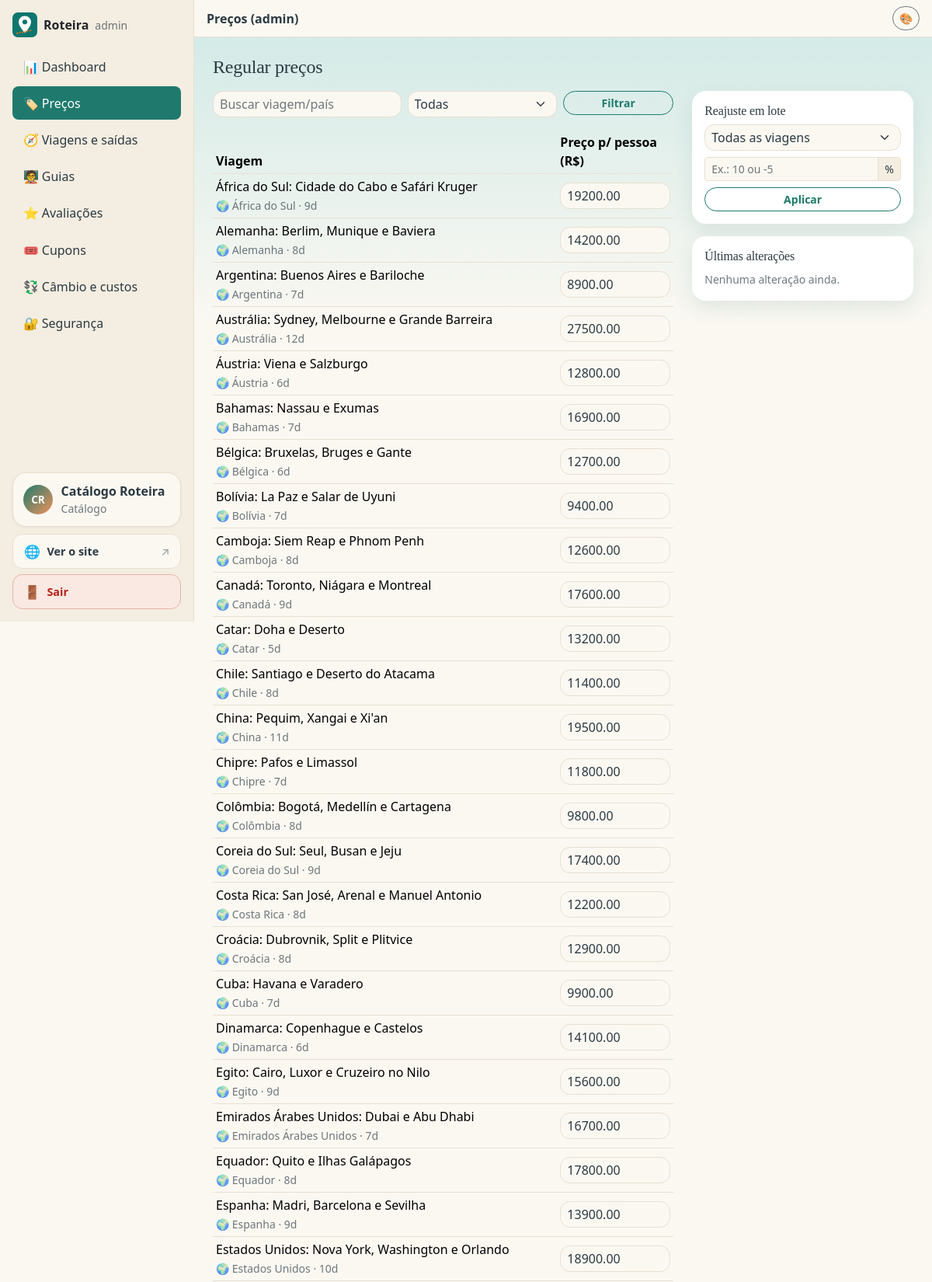
/admin/precos.php (signed in, upper part), run on the app's committed database.
### tables this page shows
CREATE TABLE passeios (
  id INT AUTO_INCREMENT PRIMARY KEY,
  categoria_id INT NOT NULL,
  guia_id INT NULL,
  titulo VARCHAR(200) NOT NULL,
  destino VARCHAR(120) NOT NULL,
  descricao TEXT,
  duracao_horas DECIMAL(4,1) NOT NULL DEFAULT 4,
  preco DECIMAL(10,2) NOT NULL,
  emoji VARCHAR(30) NOT NULL DEFAULT '🌎' COMMENT 'emojis extras da capa (ex.: 🍕🏛️)',
  motivo VARCHAR(30) NULL COMMENT 'silhueta do ponto turístico da capa',
  imagem VARCHAR(255) NULL COMMENT 'foto: caminho em uploads/ ou URL',
  video_id VARCHAR(20) NULL COMMENT 'ID do vídeo do YouTube',
  hue SMALLINT NOT NULL DEFAULT 180,
  escopo VARCHAR(20) NOT NULL DEFAULT 'nacional',
  pais VARCHAR(80) NOT NULL DEFAULT 'Brasil',
  dias INT NOT NULL DEFAULT 1,
  atracoes TEXT NULL COMMENT 'lista separada por ponto e vírgula',
  ativo TINYINT(1) NOT NULL DEFAULT 1,
  FOREIGN KEY (categoria_id) REFERENCES categorias(id),
  FOREIGN KEY (guia_id) REFERENCES guias(id) ON DELETE SET NULL,
  FOREIGN KEY (escopo) REFERENCES escopos(codigo)
);

### admin/precos.php (the view, shortened to what this page needs)
<?php
require_once __DIR__ . '/../inc/admin.php';
$escopo = in_array($_GET['escopo'] ?? '', ['nacional', 'internacional'], true) ? $_GET['escopo'] : ''; $q = trim($_GET['q'] ?? '');
$sql = 'SELECT id,titulo,destino,pais,escopo,dias,preco,ativo FROM passeios WHERE 1=1'; $par = [];
$st = $conn->prepare($sql . ' ORDER BY escopo, pais, titulo'); $st->execute($par); $lista = $st->fetchAll();
$hist = $conn->query('SELECT h.*, p.titulo, u.nome FROM historico_precos h JOIN passeios p ON p.id=h.passeio_id LEFT JOIN usuarios u ON u.id=h.usuario_id ORDER BY h.id DESC LIMIT 8')->fetchAll();
?>
<h1 class="h4 mb-3">Regular preços</h1>
<div class="row g-4">
  <div class="col-lg-8">
    <form class="row g-2 mb-3" method="get"><div class="col-5"><input class="form-control form-control-sm" name="q" value="<?= e($q) ?>" placeholder="Buscar viagem/país"></div>
      <div class="col-4"><select class="form-select form-select-sm" name="escopo"><option value="">Todas</option></select></div>
      <div class="col-3"><button class="btn btn-sm btn-outline-primary w-100">Filtrar</button></div></form>
    <form method="post"><?= csrfCampo() ?><input type="hidden" name="acao" value="salvar"><input type="hidden" name="volta" value="<?= e($escopo) ?>">
      <div class="table-responsive"><table class="table table-sm align-middle"><thead><tr><th>Viagem</th><th style="width:150px">Preço p/ pessoa (R$)</th></tr></thead><tbody>
      <?php foreach ($lista as $p): ?><tr><td><?= e($p['titulo']) ?> <?= $p['ativo'] ? '' : '<span class="badge text-bg-secondary">inativo</span>' ?><br><small class="text-body-secondary"><?= $p['escopo'] === 'internacional' ? '🌍 ' . e($p['pais']) : '🇧🇷 ' . e($p['destino']) ?> · <?= (int)$p['dias'] ?>d</small></td>
        <td><input class="form-control form-control-sm" type="number" step="0.01" min="0" name="preco[<?= (int)$p['id'] ?>]" value="<?= e($p['preco']) ?>"></td></tr><?php endforeach; ?></tbody></table></div>
      <button class="btn btn-primary">Salvar alterações</button></form>
  </div>
  <div class="col-lg-4">
    <div class="card mb-3"><div class="card-body"><h2 class="h6">Reajuste em lote</h2>
      <form method="post" class="vstack gap-2"><?= csrfCampo() ?><input type="hidden" name="acao" value="reajuste">
        <select class="form-select form-select-sm" name="escopo"><option value="todos">Todas as viagens</option><option value="nacional">Só nacionais</option><option value="internacional">Só internacionais</option></select>
        <div class="input-group input-group-sm"><input class="form-control" type="number" step="0.1" name="percentual" placeholder="Ex.: 10 ou -5" required><span class="input-group-text">%</span></div>
        <button class="btn btn-outline-primary btn-sm" onclick="return confirm('Aplicar o reajuste?')">Aplicar</button></form></div></div>
    <div class="card"><div class="card-body"><h2 class="h6">Últimas alterações</h2>
      <?php if (!$hist): ?><span class="small text-body-secondary">Nenhuma alteração ainda.</span><?php endif; ?></div></div>
  </div>
</div>

### css/site.css (style rules this page uses)
:root { --brand:#0f766e; --brand-dark:#0b5d57; --accent:#f97316; --bs-link-color:#0f766e; --bs-link-hover-color:#0b5d57; }
.btn-outline-primary { --bs-btn-color:var(--brand); --bs-btn-border-color:var(--brand); --bs-btn-hover-bg:var(--brand); --bs-btn-hover-border-color:var(--brand); --bs-btn-active-bg:var(--brand); }
input, select, textarea, .form-control, .form-select { font-size:16px; }
:root { --brand:#1f7a6d; --brand-dark:#165a50; --accent:#f0925b; --radius:1.1rem; --shadow:0 .6rem 1.6rem rgba(31,90,90,.10); }
[data-bs-theme=light] { --bs-body-bg:#fbf8f2; --bs-body-color:#2b3a42; --bs-tertiary-bg:#f4ede1; --bs-border-color:#e8dfd0; --bs-secondary-color:rgba(43,58,66,.68); --card-bg:#fff; --sky:#cfe9e6; }
body { background-color:var(--bs-body-bg); background-image:linear-gradient(180deg,var(--sky) 0,transparent 420px); background-repeat:no-repeat; }
h1,h2,h3,.titulo,.navbar-brand,.display-6 { font-family:Georgia,'Times New Roman',serif; letter-spacing:-.01em; }
.card { border:0; border-radius:var(--radius); background:var(--card-bg); --bs-card-bg:var(--card-bg); box-shadow:var(--shadow); }
.btn { border-radius:2rem; font-weight:600; }
.form-control, .form-select { border-radius:.8rem; }
.table > :not(caption) > * > * { background:transparent; }

### data on the page
passeios: titulo "África do Sul: Cidade do Cabo e Safári Kruger", pais "África do Sul", dias "9", preco "19200.00"
passeios: titulo "Alemanha: Berlim, Munique e Baviera", pais "Alemanha", dias "8", preco "14200.00"
passeios: titulo "Argentina: Buenos Aires e Bariloche", pais "Argentina", dias "7", preco "8900.00"
passeios: titulo "Austrália: Sydney, Melbourne e Grande Barreira", pais "Austrália", dias "12", preco "27500.00"
passeios: titulo "Áustria: Viena e Salzburgo", pais "Áustria", dias "6", preco "12800.00"
passeios: titulo "Bahamas: Nassau e Exumas", pais "Bahamas", dias "7", preco "16900.00"
passeios: titulo "Bélgica: Bruxelas, Bruges e Gante", pais "Bélgica", dias "6", preco "12700.00"
passeios: titulo "Bolívia: La Paz e Salar de Uyuni", pais "Bolívia", dias "7", preco "9400.00"
passeios: titulo "Camboja: Siem Reap e Phnom Penh", pais "Camboja", dias "8", preco "12600.00"
passeios: titulo "Canadá: Toronto, Niágara e Montreal", pais "Canadá", dias "9", preco "17600.00"
passeios: titulo "Catar: Doha e Deserto", pais "Catar", dias "5", preco "13200.00"
passeios: titulo "Chile: Santiago e Deserto do Atacama", pais "Chile", dias "8", preco "11400.00"
passeios: titulo "China: Pequim, Xangai e Xi'an", pais "China", dias "11", preco "19500.00"
passeios: titulo "Chipre: Pafos e Limassol", pais "Chipre", dias "7", preco "11800.00"
passeios: titulo "Colômbia: Bogotá, Medellín e Cartagena", pais "Colômbia", dias "8", preco "9800.00"
passeios: titulo "Coreia do Sul: Seul, Busan e Jeju", pais "Coreia do Sul", dias "9", preco "17400.00"
passeios: titulo "Costa Rica: San José, Arenal e Manuel Antonio", pais "Costa Rica", dias "8", preco "12200.00"
passeios: titulo "Croácia: Dubrovnik, Split e Plitvice", pais "Croácia", dias "8", preco "12900.00"
passeios: titulo "Cuba: Havana e Varadero", pais "Cuba", dias "7", preco "9900.00"
passeios: titulo "Dinamarca: Copenhague e Castelos", pais "Dinamarca", dias "6", preco "14100.00"
passeios: titulo "Egito: Cairo, Luxor e Cruzeiro no Nilo", pais "Egito", dias "9", preco "15600.00"
passeios: titulo "Emirados Árabes Unidos: Dubai e Abu Dhabi", pais "Emirados Árabes Unidos", dias "7", preco "16700.00"
passeios: titulo "Equador: Quito e Ilhas Galápagos", pais "Equador", dias "8", preco "17800.00"
passeios: titulo "Espanha: Madri, Barcelona e Sevilha", pais "Espanha", dias "9", preco "13900.00"
passeios: titulo "Estados Unidos: Nova York, Washington e Orlando", pais "Estados Unidos", dias "10", preco "18900.00"

### other printed values
SITE_NOME "Roteira"
$ico "📊"
$txt "Dashboard"
$ico "🏷️"
$txt "Preços"
$ico "🧭"
$txt "Viagens e saídas"
$ico "🧑‍🏫"
$txt "Guias"
$ico "⭐"
$txt "Avaliações"
$ico "🎟️"
$txt "Cupons"
$ico "💱"
$txt "Câmbio e custos"
